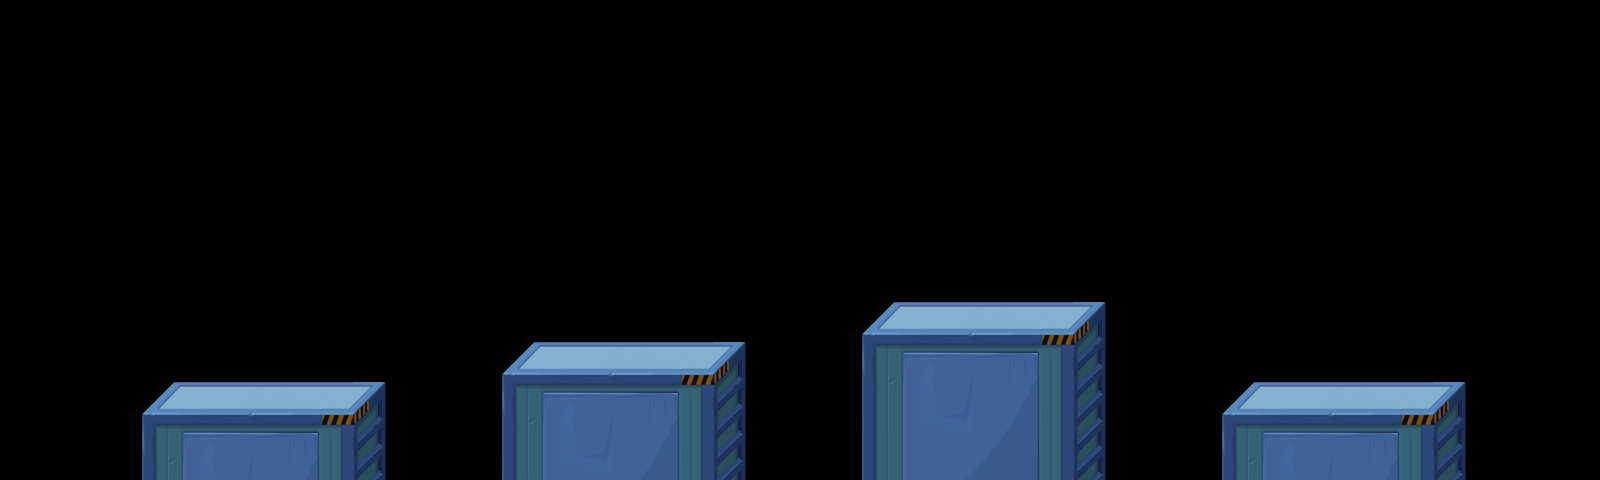

Tiled map render using the project's own tile images. Description and the map definition, with tile-layer contents summarised, below:
An orthogonal 40x12 tile map with 40x40 px tiles, 1 tile layer (show2), 1 hidden layer not drawn and 14 objects.

<map version="1.0" orientation="orthogonal" width="40" height="12" tilewidth="40" tileheight="40">
 <tileset firstgid="1" name="main" tilewidth="40" tileheight="40">
  <image source="main.png" width="280" height="240" />
 </tileset>
 <layer name="show2" width="40" height="12">
  <data>[480 cells, 105 non-empty, 35 distinct tile ids]</data>
 </layer>
 <layer name="show1" width="40" height="12" visible="0">
  <data>[480 cells, 0 non-empty, 0 distinct tile ids]</data>
 </layer>
 <objectgroup name="collision" width="40" height="12">
  <object x="160" y="400" width="200" height="80" />
  <object x="520" y="360" width="200" height="120" />
  <object x="880" y="320" width="200" height="160" />
  <object x="1240" y="400" width="200" height="80" />
 </objectgroup>
 <objectgroup name="items" width="40" height="12">
  <object x="280" y="240" />
  <object x="240" y="280" />
  <object x="320" y="280" />
  <object x="280" y="320" />
  <object x="1000" y="160" />
  <object x="960" y="200" />
  <object x="1040" y="200" />
  <object x="1000" y="240" />
 </objectgroup>
 <objectgroup name="enemy" width="40" height="12">
  <object x="640" y="160" />
  <object x="1360" y="160" />
 </objectgroup>
</map>
